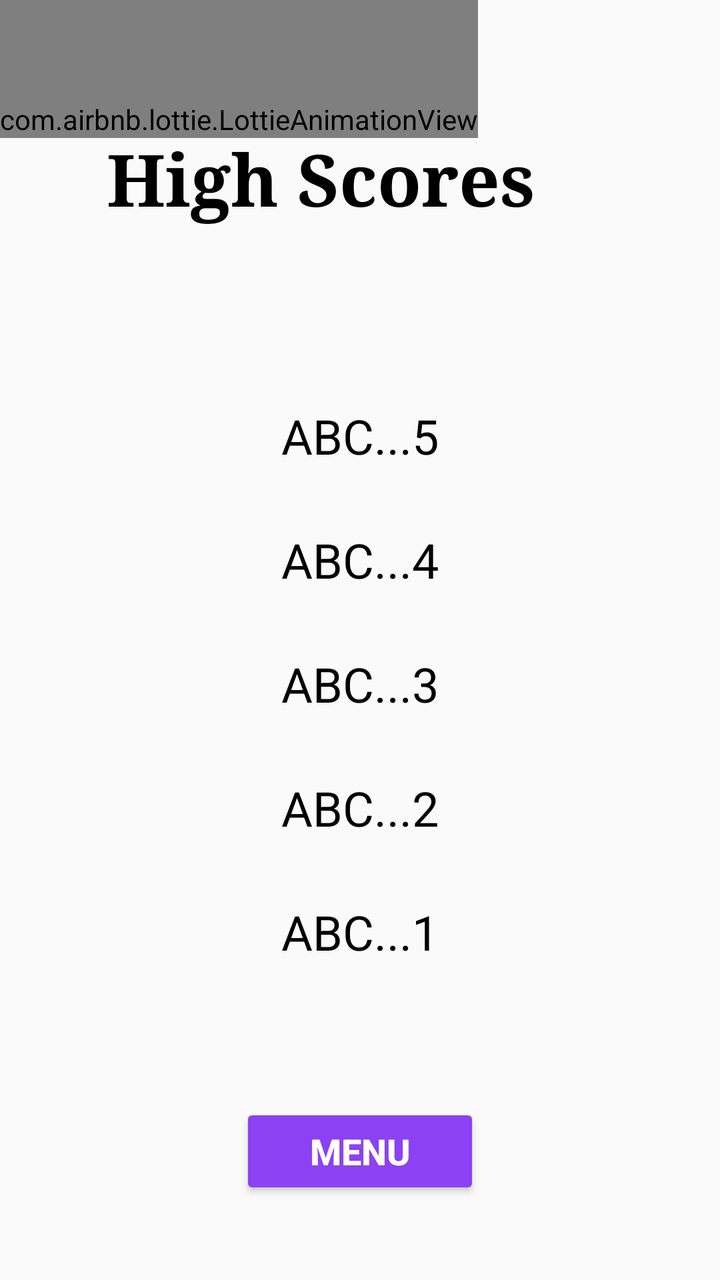
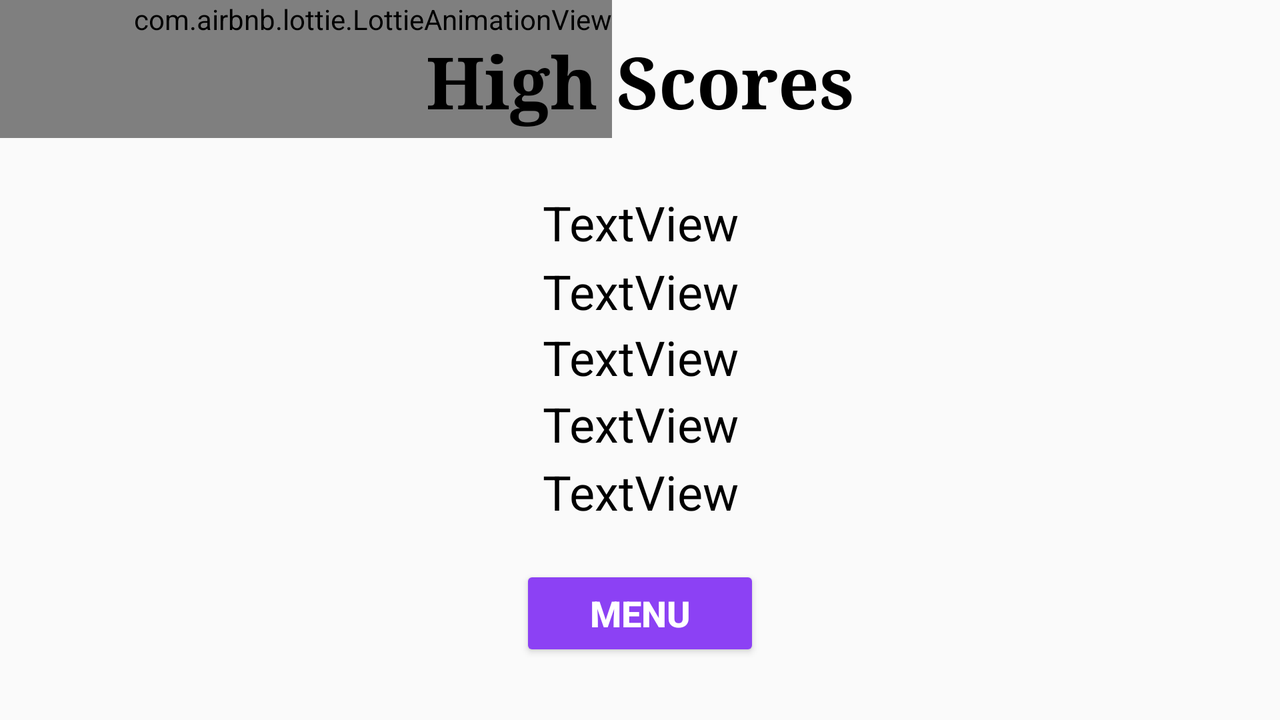

Compare how this app lays out the same screen by default and in its alternative resource folder. The renders come first, then the two layout files and the values they reference.
<!-- AndroidManifest.xml: application theme AppTheme -->
<!-- res/layout/content_hs.xml -->
<?xml version="1.0" encoding="utf-8"?>
<android.support.constraint.ConstraintLayout xmlns:android="http://schemas.android.com/apk/res/android"
    xmlns:app="http://schemas.android.com/apk/res-auto"
    xmlns:tools="http://schemas.android.com/tools"
    android:layout_width="match_parent"
    android:layout_height="match_parent"
    app:layout_behavior="@string/appbar_scrolling_view_behavior"
    tools:context="com.example.jason.ftp.HSActivity"
    tools:showIn="@layout/activity_hs">

    <com.airbnb.lottie.LottieAnimationView
        android:id="@+id/animation_view"
        android:layout_width="wrap_content"
        android:layout_height="wrap_content"
        android:paddingTop="50dp"
        app:lottie_fileName="trophy.json"
        app:lottie_loop="true"
        app:lottie_autoPlay="true"
        />

    <TextView
        android:id="@+id/textView3"
        android:layout_width="384dp"
        android:layout_height="64dp"
        android:layout_marginBottom="8dp"
        android:layout_marginEnd="8dp"
        android:layout_marginStart="8dp"
        android:layout_marginTop="8dp"
        android:fontFamily="serif"
        android:text="High Scores"
        android:textAlignment="center"
        android:textColor="@android:color/background_dark"
        android:textSize="36sp"
        android:textStyle="bold"
        app:layout_constraintBottom_toTopOf="@+id/menuButton"
        app:layout_constraintEnd_toEndOf="parent"
        app:layout_constraintHorizontal_bias="1.0"
        app:layout_constraintStart_toStartOf="parent"
        app:layout_constraintTop_toTopOf="parent"
        app:layout_constraintVertical_bias="0.12" />

    <TableLayout
        android:id="@+id/tableLayout"
        android:layout_width="match_parent"
        android:layout_height="399dp"
        android:layout_marginBottom="8dp"
        android:layout_marginEnd="8dp"
        android:layout_marginStart="8dp"
        android:layout_marginTop="8dp"
        app:layout_constraintBottom_toBottomOf="parent"
        app:layout_constraintEnd_toEndOf="parent"
        app:layout_constraintHorizontal_bias="0.0"
        app:layout_constraintStart_toStartOf="parent"
        app:layout_constraintTop_toTopOf="parent"
        app:layout_constraintVertical_bias="0.861">

        <TableRow
            android:layout_width="match_parent"
            android:layout_height="match_parent">

            <TextView
                android:id="@+id/score1"
                android:layout_width="match_parent"
                android:layout_height="62dp"
                android:layout_weight="1"
                android:text="ABC...5"
                android:textAlignment="center"
                android:textColor="@android:color/background_dark"
                android:textSize="24sp" />
        </TableRow>

        <TableRow
            android:layout_width="match_parent"
            android:layout_height="match_parent">

            <TextView
                android:id="@+id/score2"
                android:layout_width="match_parent"
                android:layout_height="62dp"
                android:layout_weight="1"
                android:text="ABC...4"
                android:textAlignment="center"
                android:textColor="@android:color/background_dark"
                android:textSize="24sp" />
        </TableRow>

        <TableRow
            android:layout_width="match_parent"
            android:layout_height="match_parent">

            <TextView
                android:id="@+id/score3"
                android:layout_width="match_parent"
                android:layout_height="62dp"
                android:layout_weight="1"
                android:text="ABC...3"
                android:textAlignment="center"
                android:textColor="@android:color/background_dark"
                android:textSize="24sp" />
        </TableRow>

        <TableRow
            android:layout_width="match_parent"
            android:layout_height="match_parent">

            <TextView
                android:id="@+id/score4"
                android:layout_width="match_parent"
                android:layout_height="62dp"
                android:layout_weight="1"
                android:text="ABC...2"
                android:textAlignment="center"
                android:textColor="@android:color/background_dark"
                android:textSize="24sp" />
        </TableRow>

        <TableRow
            android:layout_width="match_parent"
            android:layout_height="match_parent">

            <TextView
                android:id="@+id/score5"
                android:layout_width="match_parent"
                android:layout_height="62dp"
                android:layout_weight="1"
                android:text="ABC...1"
                android:textAlignment="center"
                android:textColor="@android:color/background_dark"
                android:textSize="24sp" />

        </TableRow>
    </TableLayout>

    <Button
        android:id="@+id/menuButton"
        style="@style/Widget.AppCompat.Button.Colored"
        android:layout_width="120dp"
        android:layout_height="wrap_content"
        android:layout_marginBottom="8dp"
        android:layout_marginEnd="8dp"
        android:layout_marginStart="8dp"
        android:layout_marginTop="8dp"
        android:text="Menu"
        android:textSize="18sp"
        android:textStyle="bold"
        app:layout_constraintBottom_toBottomOf="parent"
        app:layout_constraintEnd_toEndOf="parent"
        app:layout_constraintStart_toStartOf="parent"
        app:layout_constraintTop_toTopOf="parent"
        app:layout_constraintVertical_bias="0.944" />

</android.support.constraint.ConstraintLayout>
<!-- res/layout/activity_hs.xml (included above) -->
<?xml version="1.0" encoding="utf-8"?>
<android.support.design.widget.CoordinatorLayout xmlns:android="http://schemas.android.com/apk/res/android"
    xmlns:app="http://schemas.android.com/apk/res-auto"
    xmlns:tools="http://schemas.android.com/tools"
    android:id="@+id/bg2"
    android:background="@drawable/bg_anim"
    android:layout_width="match_parent"
    android:layout_height="match_parent"
    tools:context="com.example.jason.ftp.HSActivity">

    <android.support.design.widget.AppBarLayout
        android:layout_width="match_parent"
        android:layout_height="wrap_content"
        android:theme="@style/AppTheme.NoActionBar">

    </android.support.design.widget.AppBarLayout>

    <include
        android:id="@+id/include"
        layout="@layout/content_hs" />

    <ImageButton
        android:id="@+id/disableMusic"
        style="@android:style/Widget.DeviceDefault.ImageButton"
        android:layout_width="72dp"
        android:layout_height="58dp"
        android:background="@null"
        app:layout_anchor="@+id/include"
        app:layout_anchorGravity="right|top"
        app:srcCompat="@drawable/speaker" />

</android.support.design.widget.CoordinatorLayout>
<!-- resources referenced by this layout -->
<resources>
  <!-- drawable speaker: png bitmap (drawable, 703 bytes) -->
  <style name="AppTheme.NoActionBar">
          <item name="windowActionBar">false</item>
          <item name="windowNoTitle">true</item>
      </style>
  <style name="AppTheme" parent="Theme.AppCompat.Light.NoActionBar">
          
          <item name="colorPrimary">@color/colorPrimary</item>
          <item name="colorPrimaryDark">@color/colorPrimaryDark</item>
          <item name="colorAccent">#8c41f4</item>
      </style>
</resources>
<!-- res/layout-land/content_hs.xml (the repository's variant of the layout above) -->
<!-- drawn on the phone turned sideways -->
<?xml version="1.0" encoding="utf-8"?>
<android.support.constraint.ConstraintLayout xmlns:android="http://schemas.android.com/apk/res/android"
    xmlns:app="http://schemas.android.com/apk/res-auto"
    xmlns:tools="http://schemas.android.com/tools"
    android:layout_width="match_parent"
    android:layout_height="match_parent"
    app:layout_behavior="@string/appbar_scrolling_view_behavior"
    tools:context="com.example.jason.ftp.HSActivity"
    tools:layout_editor_absoluteY="25dp"
    tools:showIn="@layout/activity_hs">

    <com.airbnb.lottie.LottieAnimationView
        android:id="@+id/animation_view"
        android:layout_width="wrap_content"
        android:layout_height="wrap_content"
        android:paddingLeft="67dp"
        android:paddingBottom="50dp"
        app:lottie_fileName="trophy.json"
        app:lottie_loop="true"
        app:lottie_autoPlay="true" />

    <TextView
        android:id="@+id/score5"
        android:layout_width="592dp"
        android:layout_height="34dp"
        android:layout_marginBottom="8dp"
        android:layout_marginEnd="8dp"
        android:layout_marginStart="8dp"
        android:layout_marginTop="8dp"
        android:layout_weight="1"
        android:text="TextView"
        android:textAlignment="center"
        android:textColor="@android:color/background_dark"
        android:textSize="24sp"
        app:layout_constraintBottom_toBottomOf="parent"
        app:layout_constraintEnd_toEndOf="parent"
        app:layout_constraintStart_toStartOf="parent"
        app:layout_constraintTop_toTopOf="parent"
        app:layout_constraintVertical_bias="0.715" />

    <TextView
        android:id="@+id/score4"
        android:layout_width="592dp"
        android:layout_height="34dp"
        android:layout_marginBottom="8dp"
        android:layout_marginEnd="8dp"
        android:layout_marginStart="8dp"
        android:layout_marginTop="8dp"
        android:layout_weight="1"
        android:text="TextView"
        android:textAlignment="center"
        android:textColor="@android:color/background_dark"
        android:textSize="24sp"
        app:layout_constraintBottom_toBottomOf="parent"
        app:layout_constraintEnd_toEndOf="parent"
        app:layout_constraintStart_toStartOf="parent"
        app:layout_constraintTop_toTopOf="parent"
        app:layout_constraintVertical_bias="0.605" />

    <TextView
        android:id="@+id/score3"
        android:layout_width="592dp"
        android:layout_height="34dp"
        android:layout_marginBottom="8dp"
        android:layout_marginEnd="8dp"
        android:layout_marginStart="8dp"
        android:layout_marginTop="8dp"
        android:layout_weight="1"
        android:text="TextView"
        android:textAlignment="center"
        android:textColor="@android:color/background_dark"
        android:textSize="24sp"
        app:layout_constraintBottom_toBottomOf="parent"
        app:layout_constraintEnd_toEndOf="parent"
        app:layout_constraintStart_toStartOf="parent"
        app:layout_constraintTop_toTopOf="parent"
        app:layout_constraintVertical_bias="0.498" />

    <TextView
        android:id="@+id/score2"
        android:layout_width="592dp"
        android:layout_height="34dp"
        android:layout_marginBottom="8dp"
        android:layout_marginEnd="8dp"
        android:layout_marginStart="8dp"
        android:layout_marginTop="8dp"
        android:layout_weight="1"
        android:text="TextView"
        android:textAlignment="center"
        android:textColor="@android:color/background_dark"
        android:textSize="24sp"
        app:layout_constraintBottom_toBottomOf="parent"
        app:layout_constraintEnd_toEndOf="parent"
        app:layout_constraintStart_toStartOf="parent"
        app:layout_constraintTop_toTopOf="parent"
        app:layout_constraintVertical_bias="0.391" />

    <TextView
        android:id="@+id/hsLabel"
        android:layout_width="384dp"
        android:layout_height="64dp"
        android:layout_marginBottom="8dp"
        android:layout_marginEnd="8dp"
        android:layout_marginStart="8dp"
        android:fontFamily="serif"
        android:text="High Scores"
        android:textAlignment="center"
        android:textColor="@android:color/background_dark"
        android:textSize="36sp"
        android:textStyle="bold"
        app:layout_constraintBottom_toBottomOf="parent"
        app:layout_constraintEnd_toEndOf="parent"
        app:layout_constraintStart_toStartOf="parent"
        app:layout_constraintTop_toTopOf="parent"
        app:layout_constraintVertical_bias="0.055" />

    <TextView
        android:id="@+id/score1"
        android:layout_width="592dp"
        android:layout_height="34dp"
        android:layout_marginBottom="8dp"
        android:layout_marginEnd="8dp"
        android:layout_marginStart="8dp"
        android:layout_marginTop="8dp"
        android:layout_weight="1"
        android:text="TextView"
        android:textAlignment="center"
        android:textColor="@android:color/background_dark"
        android:textSize="24sp"
        app:layout_constraintBottom_toBottomOf="parent"
        app:layout_constraintEnd_toEndOf="parent"
        app:layout_constraintStart_toStartOf="parent"
        app:layout_constraintTop_toTopOf="parent"
        app:layout_constraintVertical_bias="0.281" />

    <Button
        android:id="@+id/menuButton"
        style="@style/Widget.AppCompat.Button.Colored"
        android:layout_width="120dp"
        android:layout_height="wrap_content"
        android:layout_marginBottom="8dp"
        android:layout_marginEnd="8dp"
        android:layout_marginStart="8dp"
        android:layout_marginTop="8dp"
        android:text="Menu"
        android:textSize="18sp"
        android:textStyle="bold"
        app:layout_constraintBottom_toBottomOf="parent"
        app:layout_constraintEnd_toEndOf="parent"
        app:layout_constraintStart_toStartOf="parent"
        app:layout_constraintTop_toTopOf="parent"
        app:layout_constraintVertical_bias="0.928" />

</android.support.constraint.ConstraintLayout>
<!-- res/layout/content_hs.xml (included above) -->
<?xml version="1.0" encoding="utf-8"?>
<android.support.constraint.ConstraintLayout xmlns:android="http://schemas.android.com/apk/res/android"
    xmlns:app="http://schemas.android.com/apk/res-auto"
    xmlns:tools="http://schemas.android.com/tools"
    android:layout_width="match_parent"
    android:layout_height="match_parent"
    app:layout_behavior="@string/appbar_scrolling_view_behavior"
    tools:context="com.example.jason.ftp.HSActivity"
    tools:showIn="@layout/activity_hs">

    <com.airbnb.lottie.LottieAnimationView
        android:id="@+id/animation_view"
        android:layout_width="wrap_content"
        android:layout_height="wrap_content"
        android:paddingTop="50dp"
        app:lottie_fileName="trophy.json"
        app:lottie_loop="true"
        app:lottie_autoPlay="true"
        />

    <TextView
        android:id="@+id/textView3"
        android:layout_width="384dp"
        android:layout_height="64dp"
        android:layout_marginBottom="8dp"
        android:layout_marginEnd="8dp"
        android:layout_marginStart="8dp"
        android:layout_marginTop="8dp"
        android:fontFamily="serif"
        android:text="High Scores"
        android:textAlignment="center"
        android:textColor="@android:color/background_dark"
        android:textSize="36sp"
        android:textStyle="bold"
        app:layout_constraintBottom_toTopOf="@+id/menuButton"
        app:layout_constraintEnd_toEndOf="parent"
        app:layout_constraintHorizontal_bias="1.0"
        app:layout_constraintStart_toStartOf="parent"
        app:layout_constraintTop_toTopOf="parent"
        app:layout_constraintVertical_bias="0.12" />

    <TableLayout
        android:id="@+id/tableLayout"
        android:layout_width="match_parent"
        android:layout_height="399dp"
        android:layout_marginBottom="8dp"
        android:layout_marginEnd="8dp"
        android:layout_marginStart="8dp"
        android:layout_marginTop="8dp"
        app:layout_constraintBottom_toBottomOf="parent"
        app:layout_constraintEnd_toEndOf="parent"
        app:layout_constraintHorizontal_bias="0.0"
        app:layout_constraintStart_toStartOf="parent"
        app:layout_constraintTop_toTopOf="parent"
        app:layout_constraintVertical_bias="0.861">

        <TableRow
            android:layout_width="match_parent"
            android:layout_height="match_parent">

            <TextView
                android:id="@+id/score1"
                android:layout_width="match_parent"
                android:layout_height="62dp"
                android:layout_weight="1"
                android:text="ABC...5"
                android:textAlignment="center"
                android:textColor="@android:color/background_dark"
                android:textSize="24sp" />
        </TableRow>

        <TableRow
            android:layout_width="match_parent"
            android:layout_height="match_parent">

            <TextView
                android:id="@+id/score2"
                android:layout_width="match_parent"
                android:layout_height="62dp"
                android:layout_weight="1"
                android:text="ABC...4"
                android:textAlignment="center"
                android:textColor="@android:color/background_dark"
                android:textSize="24sp" />
        </TableRow>

        <TableRow
            android:layout_width="match_parent"
            android:layout_height="match_parent">

            <TextView
                android:id="@+id/score3"
                android:layout_width="match_parent"
                android:layout_height="62dp"
                android:layout_weight="1"
                android:text="ABC...3"
                android:textAlignment="center"
                android:textColor="@android:color/background_dark"
                android:textSize="24sp" />
        </TableRow>

        <TableRow
            android:layout_width="match_parent"
            android:layout_height="match_parent">

            <TextView
                android:id="@+id/score4"
                android:layout_width="match_parent"
                android:layout_height="62dp"
                android:layout_weight="1"
                android:text="ABC...2"
                android:textAlignment="center"
                android:textColor="@android:color/background_dark"
                android:textSize="24sp" />
        </TableRow>

        <TableRow
            android:layout_width="match_parent"
            android:layout_height="match_parent">

            <TextView
                android:id="@+id/score5"
                android:layout_width="match_parent"
                android:layout_height="62dp"
                android:layout_weight="1"
                android:text="ABC...1"
                android:textAlignment="center"
                android:textColor="@android:color/background_dark"
                android:textSize="24sp" />

        </TableRow>
    </TableLayout>

    <Button
        android:id="@+id/menuButton"
        style="@style/Widget.AppCompat.Button.Colored"
        android:layout_width="120dp"
        android:layout_height="wrap_content"
        android:layout_marginBottom="8dp"
        android:layout_marginEnd="8dp"
        android:layout_marginStart="8dp"
        android:layout_marginTop="8dp"
        android:text="Menu"
        android:textSize="18sp"
        android:textStyle="bold"
        app:layout_constraintBottom_toBottomOf="parent"
        app:layout_constraintEnd_toEndOf="parent"
        app:layout_constraintStart_toStartOf="parent"
        app:layout_constraintTop_toTopOf="parent"
        app:layout_constraintVertical_bias="0.944" />

</android.support.constraint.ConstraintLayout>
